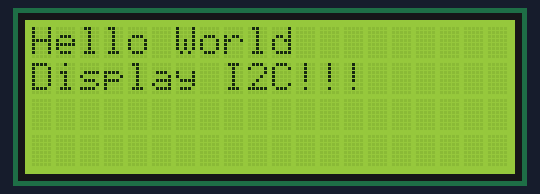
This sketch was run on a simulated Arduino Uno, built with avr-gcc and run on an emulated ATmega328P. Shown: 20×4 character LCD.

Above: at 0.1 s.
At 1.1 s:
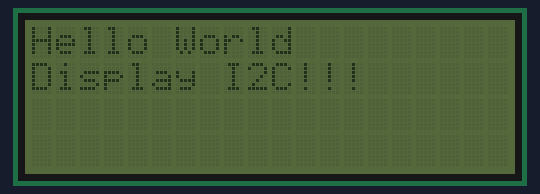

Measured:
- what the display in image 1 shows lasts 1.0 s, from 1.1 s to 2.1 s

The sketch:

arduino125_WR_source.ino
```cpp
/* ========================================================================================================

   Curso de Arduino e AVR 125

   WR Kits Channel


   Hello World Display LCD I2C


   Autor: Eng. Wagner Rambo  Data: Junho de 2017

   www.wrkits.com.br | facebook.com/wrkits | youtube.com/user/canalwrkits | dailymotion.com/wrkits

======================================================================================================== */

// ========================================================================================================
// --- Bibliotecas Auxiliares ---
#include <Wire.h>
#include <LiquidCrystal_I2C.h>

LiquidCrystal_I2C lcd(0x27,2,1,0,4,5,6,7,3, POSITIVE);

// ========================================================================================================
// --- Configurações Iniciais ---
void setup()
{
 lcd.begin (20,4);

} //end setup

// ========================================================================================================
// --- Loop Infinito ---
void loop()
{
  lcd.setBacklight(HIGH);
  lcd.setCursor(0,0);
  lcd.print("Hello World");
  lcd.setCursor(0,1);
  lcd.print("Display I2C!!!");
  delay(1000);
  lcd.setBacklight(LOW);
  delay(1000);

}
```
